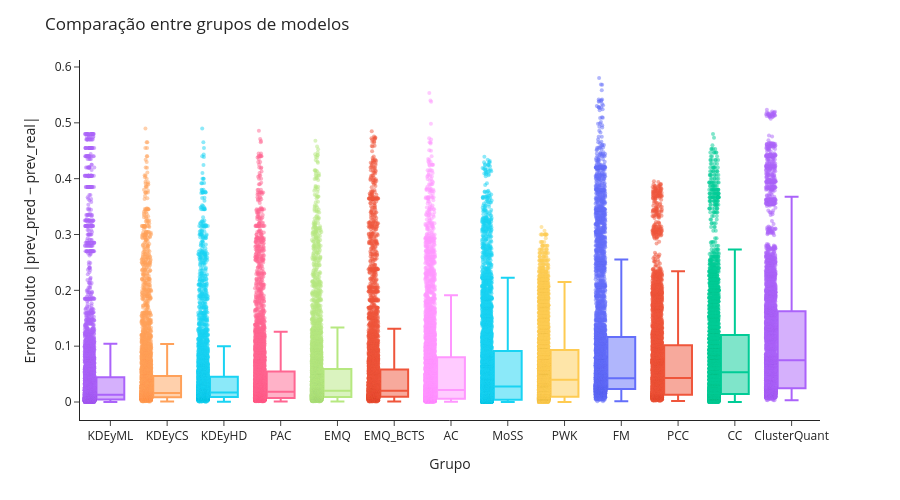

Notebook code for this chart:
### Code cell
import pandas as pd
import plotly.express as px
from pathlib import Path

# ============================
# CARREGAR TODOS OS CSVs
# ============================

results_path = Path("")

csv_files = list(results_path.glob("*.csv"))

if not csv_files:
    raise FileNotFoundError(
        "Nenhum CSV encontrado"
    )

dfs = []

for csv in csv_files:

    df_tmp = pd.read_csv(csv)

    df_tmp["source_file"] = csv.name

    dfs.append(df_tmp)

df = pd.concat(dfs, ignore_index=True)

# ============================
# LIMPEZA
# ============================

df["erro"] = pd.to_numeric(
    df["erro"],
    errors="coerce"
)

# ============================
# AGRUPAR TODOS OS MOSS
# ============================

df["grupo_modelo"] = df["modelo"]

df.loc[
    df["modelo"].str.contains(
        "MoSS",
        case=False,
        na=False
    ),
    "grupo_modelo"
] = "MoSS"

# ============================
# ORDEM DOS GRUPOS
# ============================

order = (
    df.groupby("grupo_modelo")["erro"]
    .median()
    .sort_values()
    .index
    .tolist()
)

# ============================
# CORES
# ============================

color_map = {
    "MoSS": "#19D3F3",
    "EMQ_BCTS": "#EF553B",
    "ClusterQuant": "#AB63FA"
}

# ============================
# PLOT
# ============================

fig = px.box(
    df,
    x="grupo_modelo",
    y="erro",
    color="grupo_modelo",
    category_orders={
        "grupo_modelo": order
    },
    color_discrete_map=color_map,
    points="all"
)

fig.update_traces(
    jitter=0.35,
    marker=dict(
        size=4,
        opacity=0.5
    )
)

fig.update_layout(
    title=(
        "Comparação entre grupos de modelos"
    ),
    xaxis_title="Grupo",
    yaxis_title=(
        "Erro absoluto |prev_pred − prev_real|"
    ),
    template="simple_white",
    width=900,
    height=500,
    showlegend=False
)

fig.show()

# ============================
# SALVAR HTML
# ============================

fig.write_html(
    "comparacao_grupos.html"
)

print(
    "✅ HTML salvo em comparacao_grupos.html"
)

### Figure 1 — Plotly figure (JSON) as saved in the notebook; plotly's stock layout.template omitted (floating-point values rounded to 4 significant figures; data arrays with more than 128 entries replaced by an {"elided": "..."} marker saying what was removed)
{"data": [{"alignmentgroup": "True", "boxpoints": "all", "hovertemplate": "grupo_modelo=%{x}<br>erro=%{y}<extra></extra>", "jitter": 0.35, "legendgroup": "KDEyML", "marker": {"color": "#ab63fa", "opacity": 0.5, "size": 4}, "name": "KDEyML", "notched": false, "offsetgroup": "KDEyML", "orientation": "v", "showlegend": true, "type": "box", "x": {"elided": "5400 str values"}, "x0": " ", "xaxis": "x", "y": {"elided": "5400 float values"}, "y0": " ", "yaxis": "y"}, {"alignmentgroup": "True", "boxpoints": "all", "hovertemplate": "grupo_modelo=%{x}<br>erro=%{y}<extra></extra>", "jitter": 0.35, "legendgroup": "KDEyCS", "marker": {"color": "#FFA15A", "opacity": 0.5, "size": 4}, "name": "KDEyCS", "notched": false, "offsetgroup": "KDEyCS", "orientation": "v", "showlegend": true, "type": "box", "x": {"elided": "5400 str values"}, "x0": " ", "xaxis": "x", "y": {"elided": "5400 float values"}, "y0": " ", "yaxis": "y"}, {"alignmentgroup": "True", "boxpoints": "all", "hovertemplate": "grupo_modelo=%{x}<br>erro=%{y}<extra></extra>", "jitter": 0.35, "legendgroup": "KDEyHD", "marker": {"color": "#19d3f3", "opacity": 0.5, "size": 4}, "name": "KDEyHD", "notched": false, "offsetgroup": "KDEyHD", "orientation": "v", "showlegend": true, "type": "box", "x": {"elided": "5400 str values"}, "x0": " ", "xaxis": "x", "y": {"elided": "5400 float values"}, "y0": " ", "yaxis": "y"}, {"alignmentgroup": "True", "boxpoints": "all", "hovertemplate": "grupo_modelo=%{x}<br>erro=%{y}<extra></extra>", "jitter": 0.35, "legendgroup": "PAC", "marker": {"color": "#FF6692", "opacity": 0.5, "size": 4}, "name": "PAC", "notched": false, "offsetgroup": "PAC", "orientation": "v", "showlegend": true, "type": "box", "x": {"elided": "5400 str values"}, "x0": " ", "xaxis": "x", "y": {"elided": "5400 float values"}, "y0": " ", "yaxis": "y"}, {"alignmentgroup": "True", "boxpoints": "all", "hovertemplate": "grupo_modelo=%{x}<br>erro=%{y}<extra></extra>", "jitter": 0.35, "legendgroup": "EMQ", "marker": {"color": "#B6E880", "opacity": 0.5, "size": 4}, "name": "EMQ", "notched": false, "offsetgroup": "EMQ", "orientation": "v", "showlegend": true, "type": "box", "x": {"elided": "5400 str values"}, "x0": " ", "xaxis": "x", "y": {"elided": "5400 float values"}, "y0": " ", "yaxis": "y"}, {"alignmentgroup": "True", "boxpoints": "all", "hovertemplate": "grupo_modelo=%{x}<br>erro=%{y}<extra></extra>", "jitter": 0.35, "legendgroup": "EMQ_BCTS", "marker": {"color": "#EF553B", "opacity": 0.5, "size": 4}, "name": "EMQ_BCTS", "notched": false, "offsetgroup": "EMQ_BCTS", "orientation": "v", "showlegend": true, "type": "box", "x": {"elided": "5400 str values"}, "x0": " ", "xaxis": "x", "y": {"elided": "5400 float values"}, "y0": " ", "yaxis": "y"}, {"alignmentgroup": "True", "boxpoints": "all", "hovertemplate": "grupo_modelo=%{x}<br>erro=%{y}<extra></extra>", "jitter": 0.35, "legendgroup": "AC", "marker": {"color": "#FF97FF", "opacity": 0.5, "size": 4}, "name": "AC", "notched": false, "offsetgroup": "AC", "orientation": "v", "showlegend": true, "type": "box", "x": {"elided": "5400 str values"}, "x0": " ", "xaxis": "x", "y": {"elided": "5400 float values"}, "y0": " ", "yaxis": "y"}, {"alignmentgroup": "True", "boxpoints": "all", "hovertemplate": "grupo_modelo=%{x}<br>erro=%{y}<extra></extra>", "jitter": 0.35, "legendgroup": "MoSS", "marker": {"color": "#19D3F3", "opacity": 0.5, "size": 4}, "name": "MoSS", "notched": false, "offsetgroup": "MoSS", "orientation": "v", "showlegend": true, "type": "box", "x": {"elided": "5400 str values"}, "x0": " ", "xaxis": "x", "y": {"elided": "5400 float values"}, "y0": " ", "yaxis": "y"}, {"alignmentgroup": "True", "boxpoints": "all", "hovertemplate": "grupo_modelo=%{x}<br>erro=%{y}<extra></extra>", "jitter": 0.35, "legendgroup": "PWK", "marker": {"color": "#FECB52", "opacity": 0.5, "size": 4}, "name": "PWK", "notched": false, "offsetgroup": "PWK", "orientation": "v", "showlegend": true, "type": "box", "x": {"elided": "5400 str values"}, "x0": " ", "xaxis": "x", "y": {"elided": "5400 float values"}, "y0": " ", "yaxis": "y"}, {"alignmentgroup": "True", "boxpoints": "all", "hovertemplate": "grupo_modelo=%{x}<br>erro=%{y}<extra></extra>", "jitter": 0.35, "legendgroup": "FM", "marker": {"color": "#636efa", "opacity": 0.5, "size": 4}, "name": "FM", "notched": false, "offsetgroup": "FM", "orientation": "v", "showlegend": true, "type": "box", "x": {"elided": "5400 str values"}, "x0": " ", "xaxis": "x", "y": {"elided": "5400 float values"}, "y0": " ", "yaxis": "y"}, {"alignmentgroup": "True", "boxpoints": "all", "hovertemplate": "grupo_modelo=%{x}<br>erro=%{y}<extra></extra>", "jitter": 0.35, "legendgroup": "PCC", "marker": {"color": "#EF553B", "opacity": 0.5, "size": 4}, "name": "PCC", "notched": false, "offsetgroup": "PCC", "orientation": "v", "showlegend": true, "type": "box", "x": {"elided": "5400 str values"}, "x0": " ", "xaxis": "x", "y": {"elided": "5400 float values"}, "y0": " ", "yaxis": "y"}, {"alignmentgroup": "True", "boxpoints": "all", "hovertemplate": "grupo_modelo=%{x}<br>erro=%{y}<extra></extra>", "jitter": 0.35, "legendgroup": "CC", "marker": {"color": "#00cc96", "opacity": 0.5, "size": 4}, "name": "CC", "notched": false, "offsetgroup": "CC", "orientation": "v", "showlegend": true, "type": "box", "x": {"elided": "4071 str values"}, "x0": " ", "xaxis": "x", "y": {"elided": "4071 float values"}, "y0": " ", "yaxis": "y"}, {"alignmentgroup": "True", "boxpoints": "all", "hovertemplate": "grupo_modelo=%{x}<br>erro=%{y}<extra></extra>", "jitter": 0.35, "legendgroup": "ClusterQuant", "marker": {"color": "#AB63FA", "opacity": 0.5, "size": 4}, "name": "ClusterQuant", "notched": false, "offsetgroup": "ClusterQuant", "orientation": "v", "showlegend": true, "type": "box", "x": {"elided": "5400 str values"}, "x0": " ", "xaxis": "x", "y": {"elided": "5400 float values"}, "y0": " ", "yaxis": "y"}], "layout": {"boxmode": "overlay", "height": 500, "legend": {"title": {"text": "grupo_modelo"}, "tracegroupgap": 0}, "margin": {"t": 60}, "showlegend": false, "title": {"text": "Comparação entre grupos de modelos"}, "width": 900, "xaxis": {"anchor": "y", "categoryarray": ["KDEyML", "KDEyCS", "KDEyHD", "PAC", "EMQ", "EMQ_BCTS", "AC", "MoSS", "PWK", "FM", "PCC", "CC", "ClusterQuant"], "categoryorder": "array", "domain": [0, 1], "title": {"text": "Grupo"}}, "yaxis": {"anchor": "x", "domain": [0, 1], "title": {"text": "Erro absoluto |prev_pred − prev_real|"}}}}
